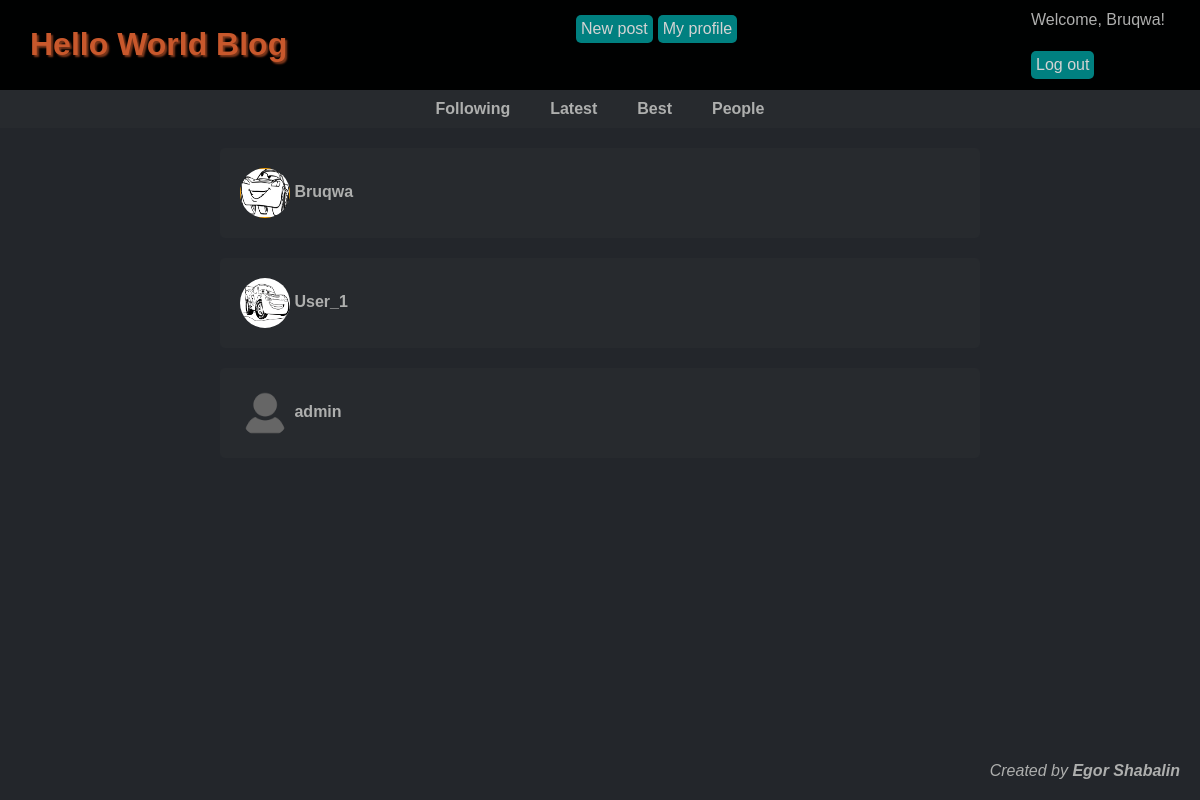
The app's page /people/ (signed in) with its own data.
### blog/models.py (models this page shows, shortened)
class Profile(models.Model):
    current_user = models.OneToOneField(User, on_delete=models.CASCADE)
    ava = models.ImageField(default=None, upload_to="avatars", blank=True, null=True)
    bio = models.TextField(blank=True, null=True)
    follows = models.ManyToManyField(
        "self", related_name="followed_by", symmetrical=False, blank=True
    )

### blog/views.py (the view)
# urls.py: path("people/", PeopleListView.as_view(), name="user_list"),
class PeopleListView(generic.ListView):
    model = Profile
    paginate_by = 10

### blog/templates/blog/profile_list.html
{% extends 'blog/base.html' %}
{% load static %}
{% block content %}
{% if profile_list %}
    {% if request.user.is_authenticated %}
        {% for profile in profile_list %}
        <a href="{% url 'blog:profile' profile.current_user.id %}">
            <div class="content">
                {% if profile.ava %}
                    <img id='ava_small' src="{{ profile.ava.url }}" alt="ava">
                {% else %}
                    <img id='ava_small' src="{% static 'blog/avatar.png' %}" alt="ava">
                {% endif %}
                <strong>{{ profile.current_user.username }}</strong>
            </div>
        </a>
        {% endfor %}
    {% else %}
    <div class="content_detail">
        <h4>You need to log in first.</h4>
    </div>
    {% endif %}
{% else %}
    <div class="content_detail">
        <h4>No users registred yet.</h4>
    </div>
{% endif %}
{% endblock %}

### blog/templates/blog/base.html (shortened to what this page needs)
{% load static %}
<!DOCTYPE HTML>
<html>
<head>
    <link rel="stylesheet" type="text/css" href="{% static 'blog/base.css' %}">
</head>
<body>
    <div id='header_and_login'>
        <div id="header">
            <h1 id='site_name'><strong>Hello World Blog</strong></h1>
        </div>
        {% if request.user.is_authenticated %}
            <div id='logged_user_buttons'>
                <a id="button" href="{% url 'blog:new_post' %}">New post</a>
                <a id="button" href="{% url 'blog:profile' request.user.id %}">My profile</a>
            </div>
        {% endif %}
        <div id="login_signup_buttons">
            {% if request.user.is_authenticated %}
                <p id='welcome'>Welcome, {{ user.username }}!</p>
                <a id="button" href="{% url 'logout' %}">Log out</a>
            {% else %}
                <a id="signup" href="{% url 'blog:signup' %}">Sign up</a>
                <a id="button" href="{% url 'blog:login' %}">Log in</a>
            {% endif %}
        </div>
    </div>
    <div id="main_menu">
        {% if request.user.is_authenticated %}
        <a href="{% url 'blog:authors_you_follow' %}">Following</a>
        {% endif %}
        <a href="{% url 'blog:posts' %}">Latest</a>
        <a href="{% url 'blog:best' %}">Best</a>
        <a href="{% url 'blog:user_list' %}">People</a>
    </div>
    {% block content %}
    {% endblock %}
    <footer>
        <i>Created by <strong><a href="mailto:egor.shabalin.wd@gmail.com">Egor Shabalin</a></strong></i>
    </footer>
</body>
</html>

### static/blog/base.css (style rules this page uses)
body { background-color: #23262Bff; color: #AEAFAEff; font-family: 'Orbitron', sans-serif; margin: 0; }
a { text-decoration: none; color: #AEAFAEff; }
#header_and_login { display: flex; flex-direction: row; justify-content: space-between; flex-wrap: wrap; background-color: #000101ff; }
#header { background-color: #000101ff; padding: 5px 0 5px 30px; margin: 0; color: #C8582Cff; font-family: 'Orbitron', sans-serif; }
#site_name { text-shadow: 2px 2px 2px rgb(129, 57, 28); }
#logged_user_buttons { display: flex; flex-direction: row; flex-wrap: wrap; padding: 5px; margin: 5px; background-color: #000101ff; }
#login_signup_buttons { display: flex; flex-direction: column; flex-wrap: wrap; justify-content: space-around; background-color: #000101ff; margin-right: 30px; }
#welcome { margin: 5px 5px 5px 0; padding: 0; }
#button { background-color: teal; color: lightgray; border-radius: 5px; text-align: center; padding: 5px; margin: 5px 5px 5px 0; display: flex; border-style: none; width: fit-content; height: fit-content; }
#main_menu { margin: 0; padding: 10px 0 10px 0; background-color: #272A2Eff; display: flex; align-items: center; justify-content: center; font-weight: bold; }
#main_menu a { margin: 0 20px 0 20px; }
.content { border-radius: 5px; background-color: #272A2Eff; text-align: justify; width: 60%; padding: 20px; margin: 20px auto 0 auto; height: fit-content; }
footer { position: fixed; margin: 20px; bottom: 0; right: 0; }
#ava_small { vertical-align: middle; border-radius: 50%; width: 50px; height: 50px; padding: 0; margin: 0; }

### records on screen
Profile: ava (picture), current_user.username "Bruqwa"
Profile: ava (picture), current_user.username "User_1"
Profile: current_user.username "admin"

### other values on screen
{{ user.username }} "Bruqwa"
